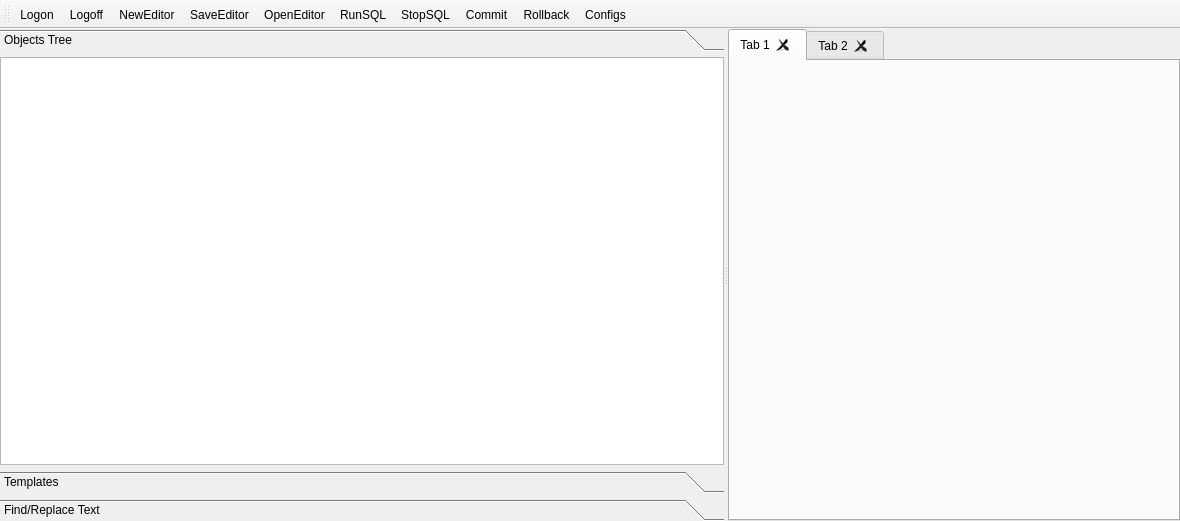
<?xml version="1.0" encoding="UTF-8"?>
<ui version="4.0">
 <class>d_principal</class>
 <widget class="QMainWindow" name="d_principal">
  <property name="geometry">
   <rect>
    <x>0</x>
    <y>0</y>
    <width>1180</width>
    <height>521</height>
   </rect>
  </property>
  <property name="windowTitle">
   <string>AlgarSQL</string>
  </property>
  <widget class="QWidget" name="centralwidget">
   <layout class="QVBoxLayout" name="verticalLayout_3">
    <property name="spacing">
     <number>0</number>
    </property>
    <property name="leftMargin">
     <number>0</number>
    </property>
    <property name="topMargin">
     <number>0</number>
    </property>
    <property name="rightMargin">
     <number>0</number>
    </property>
    <property name="bottomMargin">
     <number>0</number>
    </property>
    <item>
     <widget class="QSplitter" name="splitter">
      <property name="orientation">
       <enum>Qt::Horizontal</enum>
      </property>
      <widget class="QToolBox" name="toolBox">
       <property name="minimumSize">
        <size>
         <width>200</width>
         <height>0</height>
        </size>
       </property>
       <property name="maximumSize">
        <size>
         <width>16777215</width>
         <height>16777215</height>
        </size>
       </property>
       <property name="currentIndex">
        <number>0</number>
       </property>
       <widget class="QWidget" name="page">
        <property name="geometry">
         <rect>
          <x>0</x>
          <y>0</y>
          <width>713</width>
          <height>385</height>
         </rect>
        </property>
        <attribute name="label">
         <string>Objects Tree</string>
        </attribute>
        <layout class="QVBoxLayout" name="verticalLayout">
         <property name="spacing">
          <number>0</number>
         </property>
         <property name="leftMargin">
          <number>0</number>
         </property>
         <property name="topMargin">
          <number>0</number>
         </property>
         <property name="rightMargin">
          <number>0</number>
         </property>
         <property name="bottomMargin">
          <number>0</number>
         </property>
         <item>
          <widget class="QTreeWidget" name="tree_objetos">
           <attribute name="headerVisible">
            <bool>false</bool>
           </attribute>
           <column>
            <property name="text">
             <string notr="true">1</string>
            </property>
           </column>
          </widget>
         </item>
        </layout>
       </widget>
       <widget class="QWidget" name="page_2">
        <property name="geometry">
         <rect>
          <x>0</x>
          <y>0</y>
          <width>713</width>
          <height>385</height>
         </rect>
        </property>
        <attribute name="label">
         <string>Templates</string>
        </attribute>
        <layout class="QVBoxLayout" name="verticalLayout_2">
         <property name="spacing">
          <number>0</number>
         </property>
         <property name="leftMargin">
          <number>0</number>
         </property>
         <property name="topMargin">
          <number>0</number>
         </property>
         <property name="rightMargin">
          <number>0</number>
         </property>
         <property name="bottomMargin">
          <number>0</number>
         </property>
         <item>
          <widget class="QTreeView" name="tree_templates">
           <property name="alternatingRowColors">
            <bool>true</bool>
           </property>
          </widget>
         </item>
        </layout>
       </widget>
       <widget class="QWidget" name="page_3">
        <property name="geometry">
         <rect>
          <x>0</x>
          <y>0</y>
          <width>713</width>
          <height>385</height>
         </rect>
        </property>
        <attribute name="label">
         <string>Find/Replace Text</string>
        </attribute>
        <widget class="QGroupBox" name="groupBox">
         <property name="geometry">
          <rect>
           <x>10</x>
           <y>160</y>
           <width>281</width>
           <height>91</height>
          </rect>
         </property>
         <property name="title">
          <string>Options</string>
         </property>
         <widget class="QCheckBox" name="chk_find_match_case">
          <property name="geometry">
           <rect>
            <x>30</x>
            <y>30</y>
            <width>111</width>
            <height>24</height>
           </rect>
          </property>
          <property name="text">
           <string>Match Case</string>
          </property>
         </widget>
         <widget class="QCheckBox" name="chk_find_match_whole_word">
          <property name="geometry">
           <rect>
            <x>30</x>
            <y>60</y>
            <width>151</width>
            <height>24</height>
           </rect>
          </property>
          <property name="text">
           <string>Match Whole Word</string>
          </property>
         </widget>
        </widget>
        <widget class="QPushButton" name="bt_find_next">
         <property name="geometry">
          <rect>
           <x>10</x>
           <y>300</y>
           <width>101</width>
           <height>26</height>
          </rect>
         </property>
         <property name="text">
          <string>Find Next</string>
         </property>
        </widget>
        <widget class="QPushButton" name="bt_find">
         <property name="geometry">
          <rect>
           <x>10</x>
           <y>270</y>
           <width>101</width>
           <height>26</height>
          </rect>
         </property>
         <property name="text">
          <string>Find</string>
         </property>
        </widget>
        <widget class="QPushButton" name="bt_find_replace_all">
         <property name="geometry">
          <rect>
           <x>120</x>
           <y>300</y>
           <width>101</width>
           <height>26</height>
          </rect>
         </property>
         <property name="text">
          <string>Replace All</string>
         </property>
        </widget>
        <widget class="QPushButton" name="bt_find_replace">
         <property name="geometry">
          <rect>
           <x>120</x>
           <y>270</y>
           <width>101</width>
           <height>26</height>
          </rect>
         </property>
         <property name="text">
          <string>Replace</string>
         </property>
        </widget>
        <widget class="QGroupBox" name="groupBox_2">
         <property name="geometry">
          <rect>
           <x>10</x>
           <y>0</y>
           <width>281</width>
           <height>151</height>
          </rect>
         </property>
         <property name="title">
          <string/>
         </property>
         <widget class="QLineEdit" name="edt_find_replace">
          <property name="geometry">
           <rect>
            <x>10</x>
            <y>100</y>
            <width>261</width>
            <height>26</height>
           </rect>
          </property>
         </widget>
         <widget class="QLabel" name="label">
          <property name="geometry">
           <rect>
            <x>10</x>
            <y>20</y>
            <width>71</width>
            <height>18</height>
           </rect>
          </property>
          <property name="text">
           <string>Find Text:</string>
          </property>
          <property name="alignment">
           <set>Qt::AlignLeading|Qt::AlignLeft|Qt::AlignVCenter</set>
          </property>
         </widget>
         <widget class="QLineEdit" name="edt_find_text">
          <property name="geometry">
           <rect>
            <x>10</x>
            <y>40</y>
            <width>261</width>
            <height>26</height>
           </rect>
          </property>
         </widget>
         <widget class="QLabel" name="label_2">
          <property name="geometry">
           <rect>
            <x>10</x>
            <y>80</y>
            <width>81</width>
            <height>18</height>
           </rect>
          </property>
          <property name="text">
           <string>Replace By:</string>
          </property>
          <property name="alignment">
           <set>Qt::AlignLeading|Qt::AlignLeft|Qt::AlignVCenter</set>
          </property>
         </widget>
        </widget>
       </widget>
      </widget>
      <widget class="QTabWidget" name="pc_editor">
       <property name="currentIndex">
        <number>0</number>
       </property>
       <property name="tabsClosable">
        <bool>true</bool>
       </property>
       <widget class="QWidget" name="tab">
        <attribute name="title">
         <string>Tab 1</string>
        </attribute>
       </widget>
       <widget class="QWidget" name="tab_2">
        <attribute name="title">
         <string>Tab 2</string>
        </attribute>
       </widget>
      </widget>
     </widget>
    </item>
   </layout>
  </widget>
  <widget class="QToolBar" name="toolBar">
   <property name="windowTitle">
    <string>toolBar</string>
   </property>
   <property name="iconSize">
    <size>
     <width>25</width>
     <height>25</height>
    </size>
   </property>
   <property name="toolButtonStyle">
    <enum>Qt::ToolButtonIconOnly</enum>
   </property>
   <property name="floatable">
    <bool>true</bool>
   </property>
   <attribute name="toolBarArea">
    <enum>TopToolBarArea</enum>
   </attribute>
   <attribute name="toolBarBreak">
    <bool>false</bool>
   </attribute>
   <addaction name="actionLogon"/>
   <addaction name="actionLogoff"/>
   <addaction name="actionNewEditor"/>
   <addaction name="actionSaveEditor"/>
   <addaction name="actionOpenEditor"/>
   <addaction name="actionRunSQL"/>
   <addaction name="actionStopSQL"/>
   <addaction name="actionCommit"/>
   <addaction name="actionRollback"/>
   <addaction name="actionConfigs"/>
  </widget>
  <action name="actionLogon">
   <property name="icon">
    <iconset resource="menus.qrc">
     <normaloff>:/png/ico/db_logon.png</normaloff>:/png/ico/db_logon.png</iconset>
   </property>
   <property name="text">
    <string>Logon</string>
   </property>
  </action>
  <action name="actionLogoff">
   <property name="icon">
    <iconset resource="menus.qrc">
     <normaloff>:/png/ico/db_logoff.png</normaloff>:/png/ico/db_logoff.png</iconset>
   </property>
   <property name="text">
    <string>Logoff</string>
   </property>
  </action>
  <action name="actionNewEditor">
   <property name="icon">
    <iconset resource="menus.qrc">
     <normaloff>:/png/ico/file_new.png</normaloff>:/png/ico/file_new.png</iconset>
   </property>
   <property name="text">
    <string>NewEditor</string>
   </property>
   <property name="shortcut">
    <string>Ctrl+N</string>
   </property>
  </action>
  <action name="actionSaveEditor">
   <property name="icon">
    <iconset resource="menus.qrc">
     <normaloff>:/png/ico/file_saveall.png</normaloff>:/png/ico/file_saveall.png</iconset>
   </property>
   <property name="text">
    <string>SaveEditor</string>
   </property>
   <property name="shortcut">
    <string>Ctrl+S</string>
   </property>
  </action>
  <action name="actionOpenEditor">
   <property name="icon">
    <iconset resource="menus.qrc">
     <normaloff>:/png/ico/file_open.png</normaloff>:/png/ico/file_open.png</iconset>
   </property>
   <property name="text">
    <string>OpenEditor</string>
   </property>
   <property name="shortcut">
    <string>Ctrl+O</string>
   </property>
  </action>
  <action name="actionRunSQL">
   <property name="icon">
    <iconset resource="menus.qrc">
     <normaloff>:/png/ico/sql_run.png</normaloff>:/png/ico/sql_run.png</iconset>
   </property>
   <property name="text">
    <string>RunSQL</string>
   </property>
   <property name="shortcut">
    <string>F8</string>
   </property>
  </action>
  <action name="actionStopSQL">
   <property name="icon">
    <iconset resource="menus.qrc">
     <normaloff>:/png/ico/sql_stop.png</normaloff>:/png/ico/sql_stop.png</iconset>
   </property>
   <property name="text">
    <string>StopSQL</string>
   </property>
  </action>
  <action name="actionCommit">
   <property name="icon">
    <iconset resource="menus.qrc">
     <normaloff>:/png/ico/sql_commit.png</normaloff>:/png/ico/sql_commit.png</iconset>
   </property>
   <property name="text">
    <string>Commit</string>
   </property>
  </action>
  <action name="actionRollback">
   <property name="icon">
    <iconset resource="menus.qrc">
     <normaloff>:/png/ico/sql_rollback.png</normaloff>:/png/ico/sql_rollback.png</iconset>
   </property>
   <property name="text">
    <string>Rollback</string>
   </property>
  </action>
  <action name="actionConfigs">
   <property name="icon">
    <iconset resource="menus.qrc">
     <normaloff>:/png/ico/preferences.png</normaloff>:/png/ico/preferences.png</iconset>
   </property>
   <property name="text">
    <string>Configs</string>
   </property>
  </action>
 </widget>
 <resources>
  <include location="menus.qrc"/>
 </resources>
 <connections/>
</ui>
